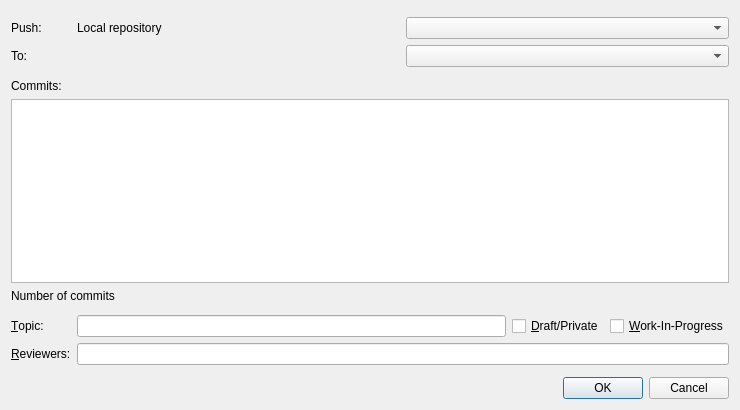
<?xml version="1.0" encoding="UTF-8"?>
<ui version="4.0">
 <class>Gerrit::Internal::GerritPushDialog</class>
 <widget class="QDialog" name="Gerrit::Internal::GerritPushDialog">
  <property name="geometry">
   <rect>
    <x>0</x>
    <y>0</y>
    <width>740</width>
    <height>410</height>
   </rect>
  </property>
  <property name="windowTitle">
   <string>Push to Gerrit</string>
  </property>
  <layout class="QGridLayout" name="gridLayout" columnstretch="0,10,10">
   <item row="2" column="2">
    <widget class="QComboBox" name="targetBranchComboBox"/>
   </item>
   <item row="3" column="0">
    <spacer name="verticalSpacer_3">
     <property name="orientation">
      <enum>Qt::Vertical</enum>
     </property>
     <property name="sizeType">
      <enum>QSizePolicy::Fixed</enum>
     </property>
     <property name="sizeHint" stdset="0">
      <size>
       <width>20</width>
       <height>6</height>
      </size>
     </property>
    </spacer>
   </item>
   <item row="9" column="0">
    <widget class="QLabel" name="reviewersLabel">
     <property name="text">
      <string>&amp;Reviewers:</string>
     </property>
     <property name="buddy">
      <cstring>reviewersLineEdit</cstring>
     </property>
    </widget>
   </item>
   <item row="10" column="0">
    <spacer name="verticalSpacer">
     <property name="orientation">
      <enum>Qt::Vertical</enum>
     </property>
     <property name="sizeType">
      <enum>QSizePolicy::Fixed</enum>
     </property>
     <property name="sizeHint" stdset="0">
      <size>
       <width>20</width>
       <height>6</height>
      </size>
     </property>
    </spacer>
   </item>
   <item row="11" column="0" colspan="3">
    <widget class="QDialogButtonBox" name="buttonBox">
     <property name="orientation">
      <enum>Qt::Horizontal</enum>
     </property>
     <property name="standardButtons">
      <set>QDialogButtonBox::Cancel|QDialogButtonBox::Ok</set>
     </property>
    </widget>
   </item>
   <item row="8" column="1" colspan="2">
    <layout class="QHBoxLayout" name="horizontalLayout">
     <item>
      <widget class="QLineEdit" name="topicLineEdit"/>
     </item>
     <item>
      <widget class="QCheckBox" name="draftCheckBox">
       <property name="toolTip">
        <string>Checked - Mark change as private
Unchecked - Unmark change as private
Semi-checked - Do not change current state</string>
       </property>
       <property name="text">
        <string>&amp;Draft/Private</string>
       </property>
      </widget>
     </item>
     <item>
      <widget class="QCheckBox" name="wipCheckBox">
       <property name="text">
        <string>&amp;Work-In-Progress</string>
       </property>
       <property name="tristate">
        <bool>true</bool>
       </property>
      </widget>
     </item>
    </layout>
   </item>
   <item row="5" column="0" colspan="3">
    <widget class="Git::Internal::LogChangeWidget" name="commitView">
     <property name="toolTip">
      <string>Pushes the selected commit and all dependent commits.</string>
     </property>
    </widget>
   </item>
   <item row="7" column="0">
    <spacer name="verticalSpacer_2">
     <property name="orientation">
      <enum>Qt::Vertical</enum>
     </property>
     <property name="sizeType">
      <enum>QSizePolicy::Fixed</enum>
     </property>
     <property name="sizeHint" stdset="0">
      <size>
       <width>20</width>
       <height>6</height>
      </size>
     </property>
    </spacer>
   </item>
   <item row="8" column="0">
    <widget class="QLabel" name="topicLabel">
     <property name="text">
      <string>&amp;Topic:</string>
     </property>
     <property name="buddy">
      <cstring>topicLineEdit</cstring>
     </property>
    </widget>
   </item>
   <item row="0" column="0">
    <spacer name="verticalSpacer_4">
     <property name="orientation">
      <enum>Qt::Vertical</enum>
     </property>
     <property name="sizeType">
      <enum>QSizePolicy::Fixed</enum>
     </property>
     <property name="sizeHint" stdset="0">
      <size>
       <width>20</width>
       <height>6</height>
      </size>
     </property>
    </spacer>
   </item>
   <item row="1" column="0">
    <widget class="QLabel" name="localBranchLabel">
     <property name="text">
      <string>Push:</string>
     </property>
     <property name="buddy">
      <cstring>localBranchComboBox</cstring>
     </property>
    </widget>
   </item>
   <item row="4" column="0" colspan="3">
    <widget class="QLabel" name="commitHeadingLabel">
     <property name="text">
      <string>Commits:</string>
     </property>
    </widget>
   </item>
   <item row="1" column="1">
    <widget class="QLabel" name="repositoryLabel">
     <property name="text">
      <string>Local repository</string>
     </property>
    </widget>
   </item>
   <item row="1" column="2">
    <widget class="BranchComboBox" name="localBranchComboBox"/>
   </item>
   <item row="2" column="0">
    <widget class="QLabel" name="remoteLabel">
     <property name="text">
      <string>To:</string>
     </property>
     <property name="buddy">
      <cstring>remoteComboBox</cstring>
     </property>
    </widget>
   </item>
   <item row="2" column="1">
    <widget class="Gerrit::Internal::GerritRemoteChooser" name="remoteComboBox" native="true"/>
   </item>
   <item row="6" column="0" colspan="3">
    <widget class="QLabel" name="infoLabel">
     <property name="text">
      <string>Number of commits</string>
     </property>
    </widget>
   </item>
   <item row="9" column="1" colspan="2">
    <widget class="QLineEdit" name="reviewersLineEdit">
     <property name="toolTip">
      <string>Comma-separated list of reviewers.

Reviewers can be specified by nickname or email address. Spaces not allowed.

Partial names can be used if they are unambiguous.</string>
     </property>
    </widget>
   </item>
  </layout>
 </widget>
 <customwidgets>
  <customwidget>
   <class>Git::Internal::LogChangeWidget</class>
   <extends>QTreeView</extends>
   <header location="global">git/logchangedialog.h</header>
  </customwidget>
  <customwidget>
   <class>BranchComboBox</class>
   <extends>QComboBox</extends>
   <header location="global">git/gerrit/branchcombobox.h</header>
  </customwidget>
  <customwidget>
   <class>Gerrit::Internal::GerritRemoteChooser</class>
   <extends>QWidget</extends>
   <header location="global">git/gerrit/gerritremotechooser.h</header>
   <container>1</container>
  </customwidget>
 </customwidgets>
 <tabstops>
  <tabstop>localBranchComboBox</tabstop>
  <tabstop>remoteComboBox</tabstop>
  <tabstop>targetBranchComboBox</tabstop>
  <tabstop>commitView</tabstop>
  <tabstop>topicLineEdit</tabstop>
  <tabstop>draftCheckBox</tabstop>
  <tabstop>reviewersLineEdit</tabstop>
 </tabstops>
 <resources/>
 <connections>
  <connection>
   <sender>buttonBox</sender>
   <signal>accepted()</signal>
   <receiver>Gerrit::Internal::GerritPushDialog</receiver>
   <slot>accept()</slot>
   <hints>
    <hint type="sourcelabel">
     <x>227</x>
     <y>330</y>
    </hint>
    <hint type="destinationlabel">
     <x>157</x>
     <y>274</y>
    </hint>
   </hints>
  </connection>
  <connection>
   <sender>buttonBox</sender>
   <signal>rejected()</signal>
   <receiver>Gerrit::Internal::GerritPushDialog</receiver>
   <slot>reject()</slot>
   <hints>
    <hint type="sourcelabel">
     <x>295</x>
     <y>336</y>
    </hint>
    <hint type="destinationlabel">
     <x>286</x>
     <y>274</y>
    </hint>
   </hints>
  </connection>
 </connections>
</ui>
